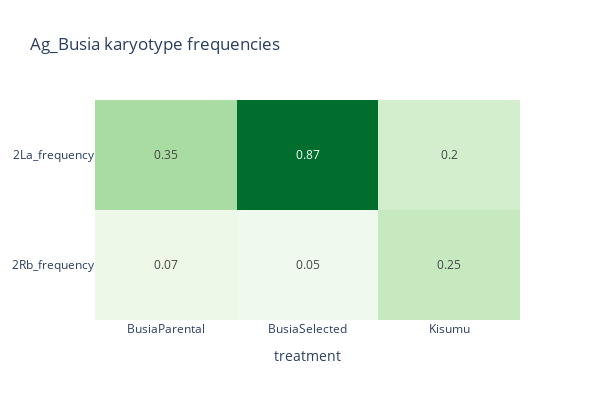

The notebook cell saved with this chart:
### Markdown cell above
### Karyotyping

**Output Directory:** <span style="color:gray;font-weight:bold">*results/karyotype/*</span>

**Rules**  

<span style="color:gray;font-weight:bold">
    
* *variantAnalysis.smk*
    * Karyotype  
    
</span> 


**Introduction** 

Chromosomal inversions are a type of structural variation in which a segment of a chromosome is inverted relative to the normal ancestral arrangement. In *Anopheles gambiae*, chromosomal inversions have been extensively studied due to their role in the evolution and adaptation of the species. These inversions limit recombination in heterokaryotypic individuals, and so can act as barriers to gene flow between opposing karyotypes. The 2La inversion, which is approximately 21Mb long, has been associated with aridity tolerance, *Plasmodium* infection and insecticide resistance. Because the 2La inversion predates the speciation of the gambiae complex, it is the biggest driver of population structure within its breakpoints.

In *RNA-Seq-Pop*, we can estimate the frequency of chromosomal inversions in our samples, using [compkaryo](https://github.com/rrlove/compkaryo) and karyotype-tagging SNPs. These are SNPs which reside within the inversion breakpoints, and show fixed differences between karyotypes, indicating which karyotype a sample contains.

**Results**

### Code cell
fig = px.imshow(
        img=df,
        zmin=0,
        zmax=1,
        width=600,
        height=400,
        text_auto=True,
        aspect=1,
        color_continuous_scale="Greens",
        title=f"{dataset} karyotype frequencies",
    )
fig.update(layout_coloraxis_showscale=False)

fig

### Figure 1 — Plotly figure (JSON) as saved in the notebook; plotly's stock layout.template omitted (floating-point values rounded to 4 significant figures)
{"data": [{"coloraxis": "coloraxis", "hovertemplate": "treatment: %{x}<br>y: %{y}<br>color: %{z}<extra></extra>", "name": "0", "texttemplate": "%{z}", "type": "heatmap", "x": ["BusiaParental", "BusiaSelected", "Kisumu"], "xaxis": "x", "y": ["2La_frequency", "2Rb_frequency"], "yaxis": "y", "z": [[0.35, 0.87, 0.2], [0.07, 0.05, 0.25]]}], "layout": {"coloraxis": {"cmax": 1, "cmin": 0, "colorscale": [[0, "rgb(247,252,245)"], [0.125, "rgb(229,245,224)"], [0.25, "rgb(199,233,192)"], [0.375, "rgb(161,217,155)"], [0.5, "rgb(116,196,118)"], [0.625, "rgb(65,171,93)"], [0.75, "rgb(35,139,69)"], [0.875, "rgb(0,109,44)"], [1, "rgb(0,68,27)"]], "showscale": false}, "height": 400, "title": {"text": "Ag_Busia karyotype frequencies"}, "width": 600, "xaxis": {"anchor": "y", "domain": [0, 1], "title": {"text": "treatment"}}, "yaxis": {"anchor": "x", "autorange": "reversed", "domain": [0, 1]}}}
